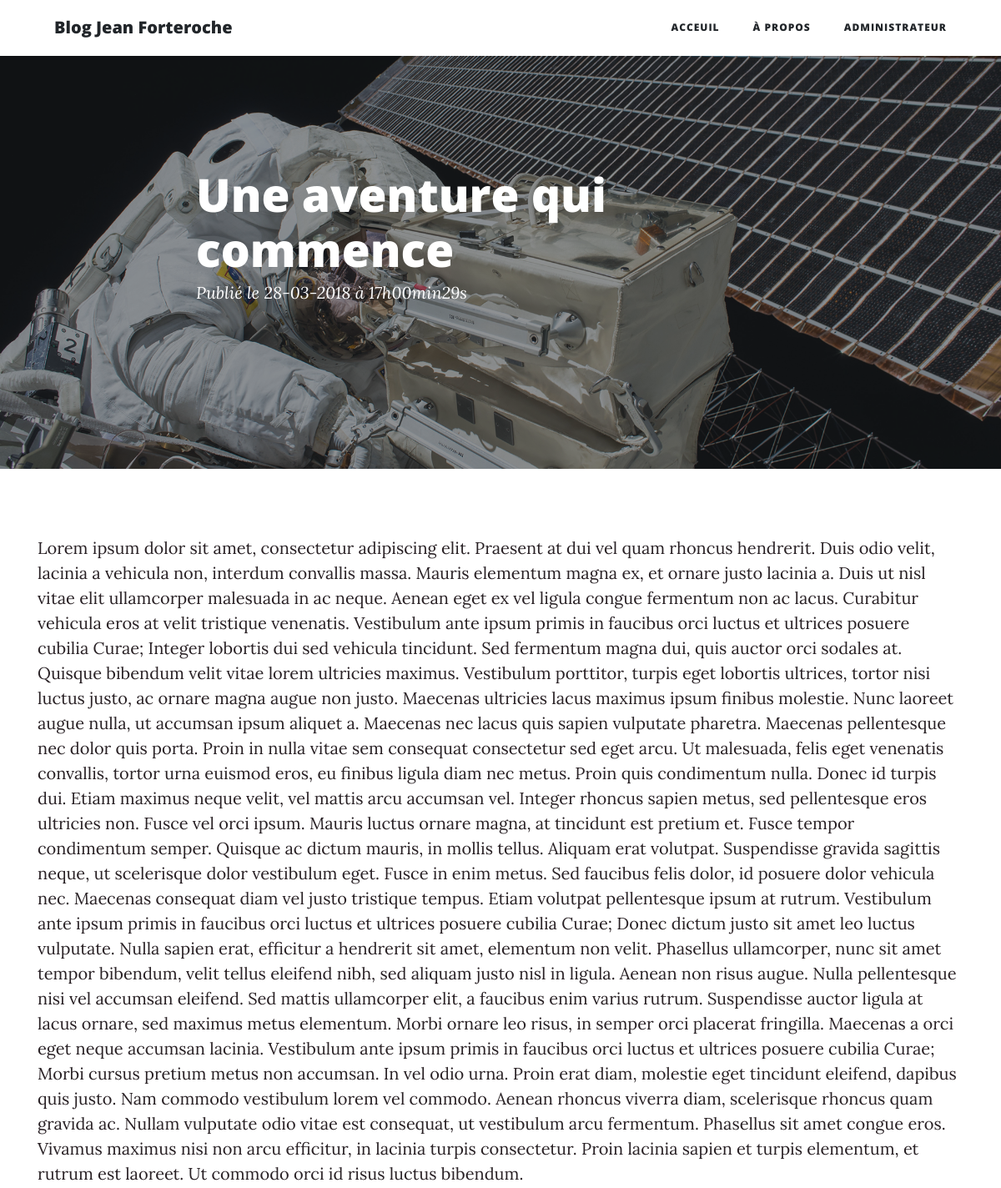
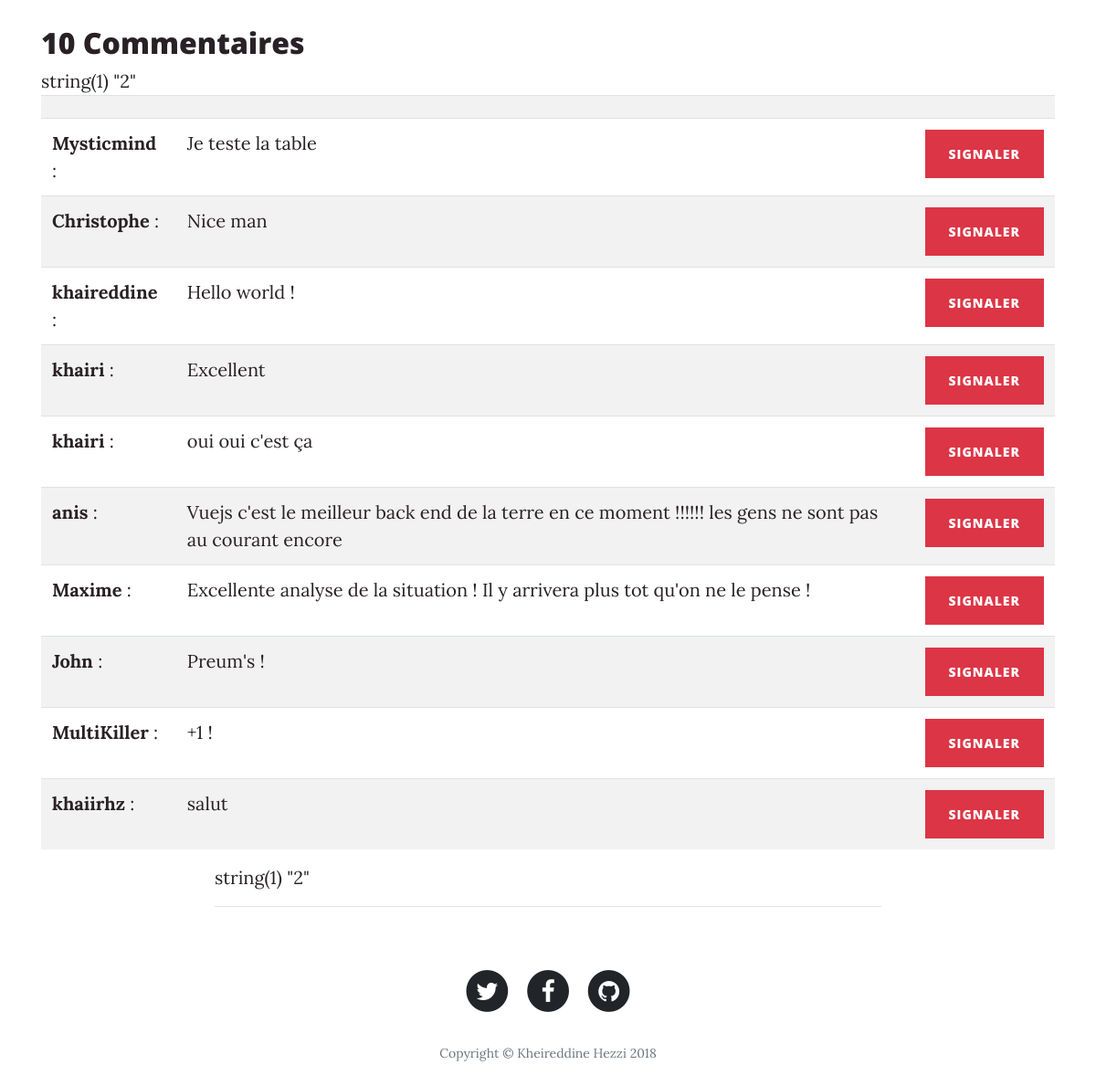
The app's page /posts/show/2 with its own data (2 pictures, top to bottom).
### tables this page shows
CREATE TABLE `posts` (
  `id` int(11) NOT NULL,
  `user_id` int(11) NOT NULL,
  `title` varchar(255) NOT NULL,
  `content` text NOT NULL,
  `created_at` datetime NOT NULL DEFAULT CURRENT_TIMESTAMP,
  `number_e` int(11) NOT NULL
);

CREATE TABLE `comments` (
  `comment_id` int(11) NOT NULL,
  `post_id` int(11) NOT NULL,
  `author` varchar(255) NOT NULL,
  `comment` text NOT NULL,
  `comment_date` datetime NOT NULL,
  `Report` tinyint(1) NOT NULL DEFAULT '0'
);

### app/libraries/Core.php (called while the page is built, shortened)
<?php
class Core {
    protected $currentMethod = 'index';
    public function __construct(){
        $url = $this->getUrl();
        if(file_exists('../app/controllers/' .ucwords($url[0]).'.php')){
        unset($url[0]);
        }
        $this->currentController = new $this->currentController;
        if(isset($url[1])){
                if(method_exists($this->currentController, $url[1])){
                $this->currentMethod = $url[1];
                unset($url[1]);
            }
        }
        $this->params = $url ? array_values($url) : [];
        call_user_func_array([$this->currentController,
                             $this->currentMethod], $this->params);
    }
    public function getUrl(){
        if(isset($_GET['url'])){
            $url = rtrim($_GET['url'], '/');
            $url = filter_var($url, FILTER_SANITIZE_URL);
            $url = explode('/',$url);
            return $url;
        }
    }
}

### public/index.php (called while the page is built, shortened)
<?php
    $init = new Core;

### app/libraries/Database.php (called while the page is built, shortened)
<?php
 class Database {
    private $host = DB_HOST;
    private $user = DB_USER;
    private $pass = DB_PASS;
    private $dbname = DB_NAME;
    private $dbh;
    private $stmt;
    public function __construct(){
        $dsn = 'mysql:host='.$this->host.';dbname='. $this->dbname;
        $options =  array(
            PDO::MYSQL_ATTR_INIT_COMMAND => 'SET NAMES utf8',
            PDO::ATTR_PERSISTENT => true,
            PDO::ATTR_ERRMODE => PDO::ERRMODE_EXCEPTION
        );
        try{
            $this->dbh = new PDO($dsn, $this->user, $this->pass, $options)
            ;
        }catch(PDOException $e){
            $this->error = $e->getMessage();
            echo $this->error;
        }
    }
        public function query($sql){
            $this->stmt = $this->dbh->prepare($sql);
        }
        public function bind($param, $value , $type = null){
            if (is_null($type)) {
                switch(true){
                    default:
                        $type = PDO::PARAM_STR;
                }
            }
            $this->stmt->bindValue($param, $value, $type);
        }
        public function execute(){
            return $this->stmt->execute();
        }
        public function resultSet(){
            $this->execute();
            return $this->stmt->fetchAll(PDO::FETCH_OBJ);
        }
        public function single(){
            $this->execute();
            return $this->stmt->fetch(PDO::FETCH_OBJ);
        }
 }

### app/models/post.php (called while the page is built, shortened)
<?php
class Post{
    private $db;
    public function __construct(){
        $this->db = new Database;
    }
    public function getPostById($id){
        $this->db->query('SELECT *,DATE_FORMAT(created_at,\'%d-%m-%Y à %Hh%imin%ss\') AS
        c_date FROM posts WHERE id = :id');
        $this->db->bind(':id',$id);
        $row = $this->db->single();
        return $row;
    }
}

### app/models/CommentModel.php (called while the page is built, shortened)
<?php
class CommentModel{
    private $db;
    public function __construct(){
        $this->db = new Database;
    }
    public function getComments($id){
        $this->db->query('SELECT *,comment_id, post_id, author, comment, DATE_FORMAT(comment_date,\'%d/%m/%Y à %Hh%imin%ss\') AS
    comment_date_fr FROM comments WHERE post_id = :id ORDER BY comment_date DESC');
    $this->db->bind(':id',$id);
    $results = $this->db->resultSet();
    return $results;
    }
    }

### app/views/comments/showComment.php (the view)
<article class="comments">
    <div class="container">
    <div class="row">
    <div class="col-lg-12 col-md-10 mx-auto">
    <h2> <?=count($data['comments']);?> Commentaires</h2>
    <div class="panel-body">
    <table class="table table-striped table-hover">
    <tr>
      <th></th>
      <th></th>
      <th></th>
    </tr>
    <tr>
    <?php var_dump($data['id']); ?>
      <?php foreach ($data['comments'] as $comments) : ?>
      <td><strong><?php echo $comments->author; ?></strong> :</td>
      <td><?php echo $comments->comment;?></td>
      <td><form class="pull-right" action="<?php echo URLROOT; ?>/posts/report/<?php echo $comments->comment_id; ?>/<?php echo $comments->post_id ;?>" method="post" >
      <input type="submit" value="Signaler" class="btn btn-danger">
      </form>
      </td>
      </tr>
      <?php endforeach ; ?>
      </table>
    </div>
</article>

### app/views/posts/show.php (shortened to what this page needs)
<?php  require APPROOT .'/views/inc/header.php'; ?>
<header class="masthead" style="background-image: url('<?php echo URLROOT; ?>/bootstrap/img/post-bg.jpg')">
      <div class="overlay"></div>
      <div class="container">
        <div class="row">
          <div class="col-lg-8 col-md-10 mx-auto">
            <div class="post-heading">
              <h1><?php echo $data['post']->title;?></h1>
              <span class="meta">Publié le
                <?php echo $data['post']->c_date; ?></span>
            </div>
          </div>
        </div>
      </div>
    </header>
    <article>
      <div class="container">
        <div class="row">
          <div class="col-lg-12 col-md-10">
            <p><?php echo $data['post']->content ?></p>
          </div>
        </div>
      </div>
    </article>
    <?php  require APPROOT .'/views/Comments/showComment.php'; ?>
  <div class="container">
<div class="row">
<div class="col-lg-8 col-md-10 mx-auto comment">
<?php
var_dump($data['id'] ); ?>
<hr>
    <?php  require APPROOT .'/views/inc/footer.php'; ?>

### records on screen
posts: title "Une aventure qui commence", content "Lorem ipsum dolor sit amet, consectetur adipiscing elit. Praesent at dui vel quam rhoncus hendrerit. Duis odio velit, lacinia a vehicula non, interdum convallis massa. Mauris elementum magna ex, et ornare justo lacinia a. Duis ut nisl vitae elit ullamcorper malesuada in ac neque. Aenean eget ex vel ligula congue fermentum non ac lacus. Curabitur vehicula eros at velit tristique venenatis. Vestibulum ante ipsum primis in faucibus orci luctus et ultrices posuere cubilia Curae; Integer lobortis dui sed vehicula tincidunt. Sed fermentum magna dui, quis auctor orci sodales at. Quisque bibendum velit vitae lorem ultricies maximus. Vestibulum porttitor, turpis eget lobortis ultrices, tortor nisi…"
comments: author "Mysticmind", comment "Je teste la table"
comments: author "Christophe", comment "Nice man"
comments: author "khaireddine", comment "Hello world !"
comments: author "khairi", comment "Excellent"
comments: author "khairi", comment "oui oui c'est ça"
comments: author "anis", comment "Vuejs c'est le meilleur back end de la terre en ce moment !!!!!! les gens ne sont pas au courant encore"
comments: author "Maxime", comment "Excellente analyse de la situation ! Il y arrivera plus tot qu'on ne le pense !"
comments: author "John", comment "Preum's !"
comments: author "MultiKiller", comment "+1 !"
comments: author "khaiirhz", comment "salut"

### other values on screen
SITENAME "Blog Jean Forteroche"
$data['post']->c_date "28-03-2018 à 17h00min29s"
count($data['comments']) "10"
